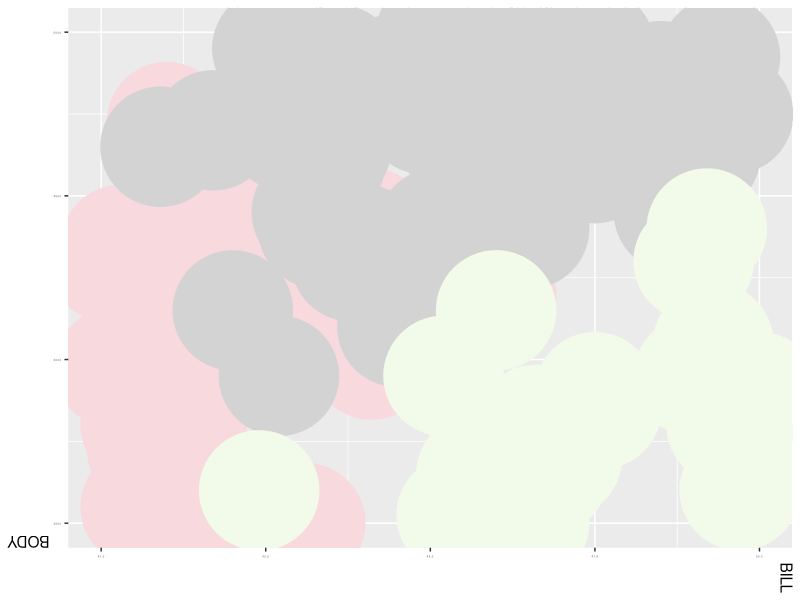

This chart was generated by the following R code:
## ---- chunk 1
library(palmerpenguins)
data(package = 'palmerpenguins')
library(knitr)
library(readr)
library(ggplot2)
knitr::opts_chunk$set(echo = TRUE)
options(digits = 3)
penguin <- as.data.frame(penguins)
ggplot(data = penguin,
  aes(x=bill_length_mm, y=body_mass_g)) +
  geom_point(aes(color = species), show.legend = F, size = 40) +
  scale_color_manual(values = c("Adelie" = "#F8D9DE", "Gentoo" = "#D3D3D3", "Chinstrap" = "#F2FAE9")) +
  labs(x = "BILL", y = "BODY") +
  theme(axis.text = element_text(size= 2), axis.title.y = element_text(angle=180), axis.title.x = element_text(angle=270) ) +
  scale_x_continuous(limits = c(40,50)) +
  scale_y_continuous(limits = c(3500,5000))
